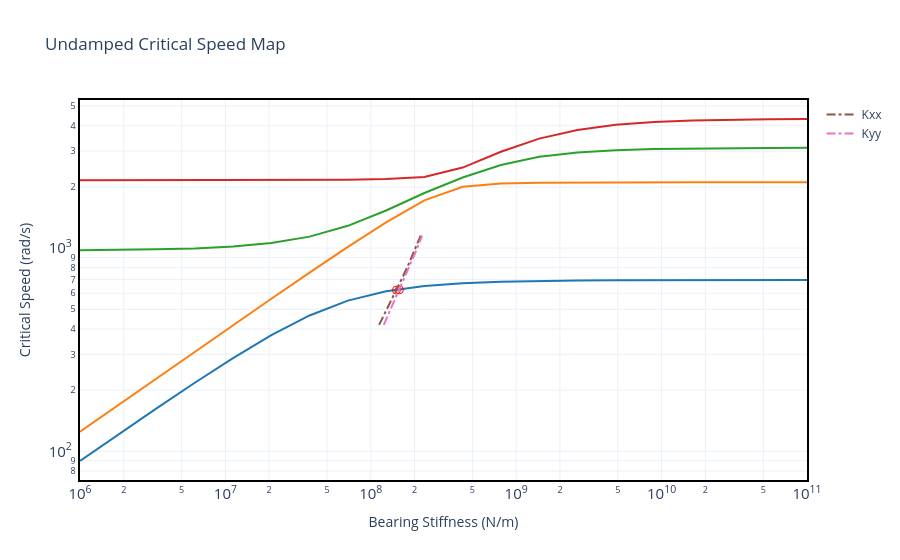

Notebook code for this chart:
### Markdown cell above
### 1.4.1 Running and plotting UCS Map

In this example the UCS Map is calculated for a stiffness range from **10E6** to **10E11** N/m. The other options are left to default.

### Code cell
stiff_range = (6, 11)
ucs_results = rotor3.run_ucs(stiffness_range=stiff_range, num=20, num_modes=16)
ucs_fig = ucs_results.plot()
ucs_fig
